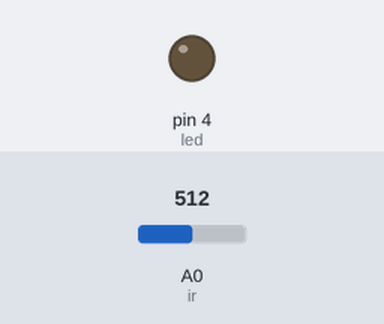
Simulated run of this sketch. Board: Arduino Uno, built with avr-gcc and run on an emulated ATmega328P. On the bench: output pins drawn as LEDs (lit = HIGH). The inputs (shaded band) are chosen by the test bench; at power-on: A0 (ir) = 512. What the sketch prints to the serial monitor is not drawn.

Above: at 1.2 s.
1.3 s: A0 (ir) set to 318
3.3 s: A0 (ir) set to 288
At 3.8 s:
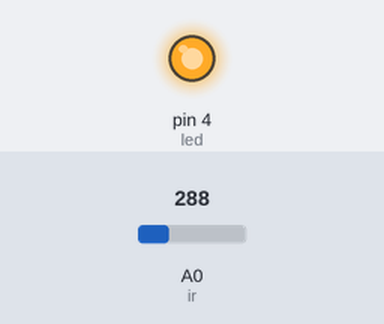
4.8 s: A0 (ir) set to 306
At 6.0 s:
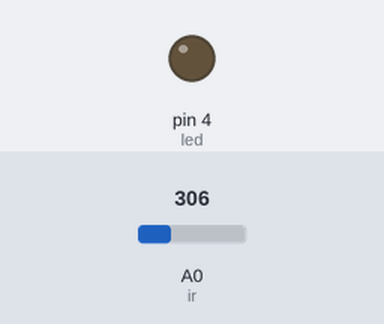
6.3 s: A0 (ir) set to 290
At 7.5 s:
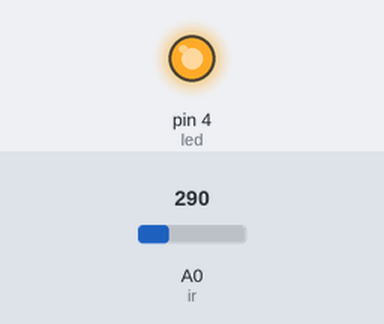
Timing chart, 0 to 8.8 s (numbered marks = the images above; inputs shaded):
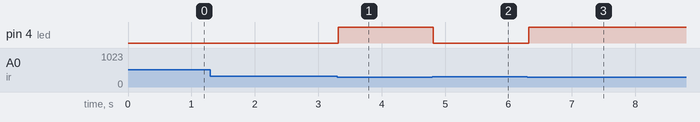

Measured:
- the behaviour switches between 301 and 300 on A0 (ir) (found by bisection; images 0 and 1)
- after the input at 1.3 s, every drawn part: stays the same
- after the input at 3.3 s, pin 4 (led): LOW → HIGH at once
- after the input at 4.8 s, pin 4 (led): HIGH → LOW at once
- after the input at 6.3 s, pin 4 (led): LOW → HIGH at once

The sketch:

IR_LED.ino
```cpp
int ir=A0;
int led=4;

void setup(){
  Serial.begin(9600);
  pinMode(ir,INPUT);
  pinMode(led,OUTPUT);

}
void loop(){
  int read=analogRead(ir);
  Serial.print("sensor=");
  Serial.print(read);
  if(read<=300){
    digitalWrite(led,HIGH);

  }
  else{
    digitalWrite(led,LOW);
  }
}
```
